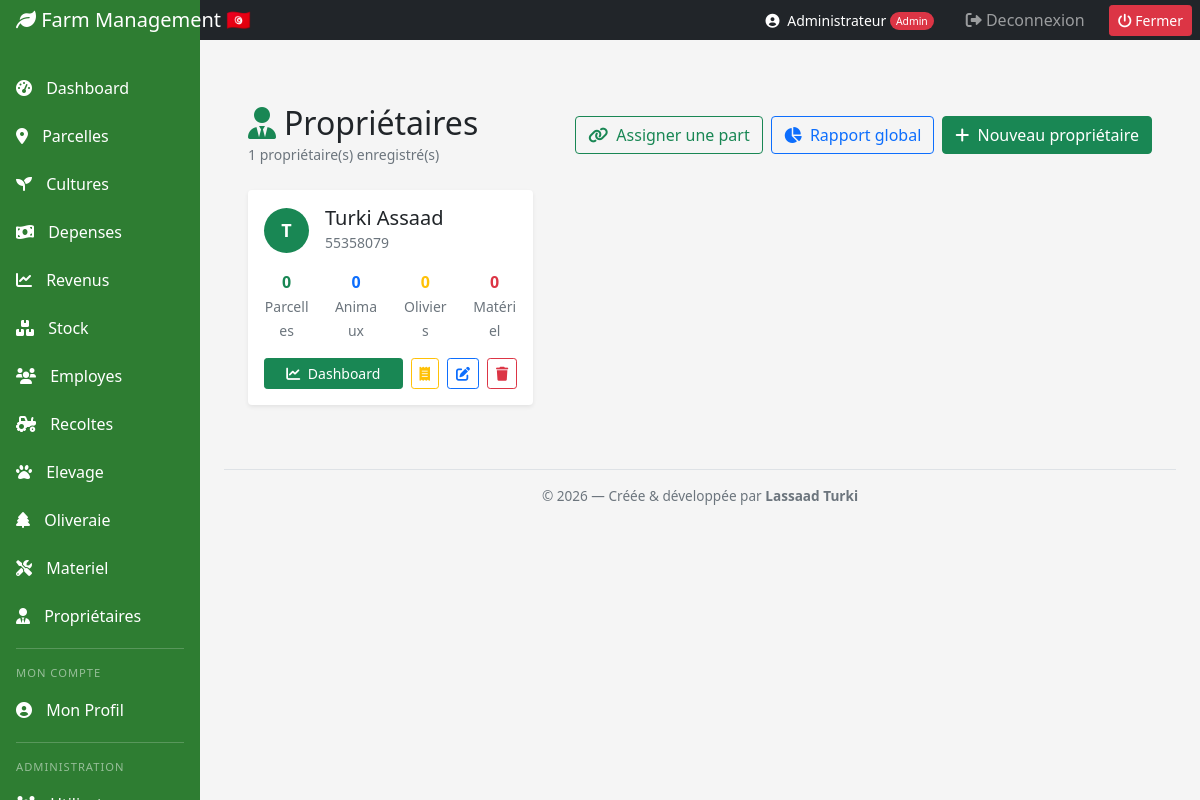
The page /proprietaires (signed in) on the database its author committed.
### models/__init__.py (models this page shows, shortened)
class User(UserMixin, db.Model):
    __tablename__ = 'users'
    id = db.Column(db.Integer, primary_key=True)
    nom = db.Column(db.String(100), nullable=False)
    email = db.Column(db.String(100), unique=True, nullable=False)
    mot_de_passe = db.Column(db.String(255), nullable=False)
    role = db.Column(db.String(50), default='employee')
    date_creation = db.Column(db.DateTime, default=datetime.utcnow)
    is_active = db.Column(db.Boolean, default=True)
    telephone = db.Column(db.String(20))
    adresse = db.Column(db.Text)

class Proprietaire(db.Model):
    __tablename__ = 'proprietaires'
    id = db.Column(db.Integer, primary_key=True)
    nom = db.Column(db.String(100), nullable=False)
    prenom = db.Column(db.String(100))
    telephone = db.Column(db.String(20))
    email = db.Column(db.String(100))
    adresse = db.Column(db.Text)
    notes = db.Column(db.Text)
    date_creation = db.Column(db.DateTime, default=datetime.utcnow)
    parts = db.relationship('PartProprietaire', backref='proprietaire', lazy=True, cascade='all, delete-orphan')
    depenses_perso = db.relationship('DepenseProprietaire', backref='proprietaire', lazy=True, cascade='all, delete-orphan')

### app.py (the view)
@app.route('/proprietaires')
@login_required
def proprietaires():
    all_props = Proprietaire.query.order_by(Proprietaire.nom).all()
    return render_template('proprietaires/index.html', proprietaires=all_props)

### app.py (called while the page is built)
@login_manager.user_loader
def load_user(user_id):
    return db.session.get(User, int(user_id))

### templates/proprietaires/index.html (shortened to what this page needs)
{% extends "base.html" %}
{% block content %}
<div class="container-fluid py-4">
  <div class="d-flex justify-content-between align-items-center mb-4">
    <div>
      <h2 class="mb-0"><i class="fas fa-user-tie text-success me-2"></i>Propriétaires</h2>
      <small class="text-muted">{{ proprietaires|length }} propriétaire(s) enregistré(s)</small>
    </div>
    <div class="d-flex gap-2">
      <a href="{{ url_for('add_part_proprietaire') }}" class="btn btn-outline-success">
        <i class="fas fa-link me-1"></i> Assigner une part
      </a>
      <a href="{{ url_for('rapport_proprietaires') }}" class="btn btn-outline-primary">
        <i class="fas fa-chart-pie me-1"></i> Rapport global
      </a>
      {% if current_user.role in ['admin','manager'] %}
      <a href="{{ url_for('create_proprietaire') }}" class="btn btn-success">
        <i class="fas fa-plus me-1"></i> Nouveau propriétaire
      </a>
      {% endif %}
    </div>
  </div>
  <div class="row">
    {% for prop in proprietaires %}
    <div class="col-md-6 col-lg-4 mb-3">
      <div class="card border-0 shadow-sm h-100">
        <div class="card-body">
          <div class="d-flex align-items-center mb-3">
            <div class="avatar-circle bg-success me-3">{{ prop.nom[0].upper() }}</div>
            <div>
              <h5 class="mb-0">{{ prop.nom }} {{ prop.prenom or '' }}</h5>
              <small class="text-muted">{{ prop.telephone or '—' }}</small>
            </div>
          </div>
          {% set parts = prop.parts %}
          <div class="row text-center mb-3">
            <div class="col-3">
              <div class="fw-bold text-success">{{ parts|selectattr('type_bien','eq','parcelle')|list|length }}</div>
              <small class="text-muted">Parcelles</small>
            </div>
            <div class="col-3">
              <div class="fw-bold text-primary">{{ parts|selectattr('type_bien','eq','animal')|list|length }}</div>
              <small class="text-muted">Animaux</small>
            </div>
            <div class="col-3">
              <div class="fw-bold text-warning">{{ parts|selectattr('type_bien','eq','olivier')|list|length }}</div>
              <small class="text-muted">Oliviers</small>
            </div>
            <div class="col-3">
              <div class="fw-bold text-danger">{{ parts|selectattr('type_bien','eq','materiel')|list|length }}</div>
              <small class="text-muted">Matériel</small>
            </div>
          </div>
          <div class="d-flex gap-2">
            <a href="{{ url_for('proprietaire_dashboard', id=prop.id) }}"
               class="btn btn-sm btn-success flex-grow-1">
              <i class="fas fa-chart-line me-1"></i> Dashboard
            </a>
            <a href="{{ url_for('depenses_proprietaire', id=prop.id) }}"
               class="btn btn-sm btn-outline-warning">
              <i class="fas fa-receipt"></i>
            </a>
            <a href="{{ url_for('edit_proprietaire', id=prop.id) }}"
               class="btn btn-sm btn-outline-primary">
              <i class="fas fa-edit"></i>
            </a>
            {% if current_user.role == 'admin' %}
            <button onclick="deleteProp({{ prop.id }}, '{{ prop.nom }}')"
                    class="btn btn-sm btn-outline-danger">
              <i class="fas fa-trash"></i>
            </button>
            {% endif %}
          </div>
        </div>
      </div>
    </div>
    {% else %}
    <div class="col-12 text-center py-5 text-muted">
      <i class="fas fa-user-tie fa-3x mb-3 d-block"></i>
      Aucun propriétaire enregistré.
    </div>
    {% endfor %}
  </div>
</div>
{% endblock %}

### templates/base.html (shortened to what this page needs)
<!DOCTYPE html>
<html lang="fr">
<head>
    <link href="https://cdn.jsdelivr.net/npm/bootstrap@5.1.3/dist/css/bootstrap.min.css" rel="stylesheet">
    <link href="https://cdnjs.cloudflare.com/ajax/libs/font-awesome/6.0.0/css/all.min.css" rel="stylesheet">
</head>
<body>
    <nav class="navbar navbar-dark sticky-top bg-dark flex-md-nowrap p-0">
        <a class="navbar-brand col-md-3 col-lg-2 me-0 px-3" href="{{ url_for('dashboard') }}">
            <i class="fas fa-leaf"></i> Farm Management 🇹🇳
        </a>
        <div class="navbar-nav ms-auto d-flex flex-row align-items-center">
            {% if current_user.is_authenticated %}
            <span class="text-white me-3 small">
                <i class="fas fa-user-circle me-1"></i>
                {{ current_user.nom }}
                {% if current_user.role == 'admin' %}
                    <span class="role-badge bg-danger text-white">Admin</span>
                {% elif current_user.role == 'manager' %}
                    <span class="role-badge bg-primary text-white">Manager</span>
                {% else %}
                    <span class="role-badge bg-success text-white">Employé</span>
                {% endif %}
            </span>
            {% endif %}
            <div class="nav-item text-nowrap">
                <a class="nav-link px-3" href="{{ url_for('logout') }}">
                    <i class="fas fa-sign-out-alt"></i> Deconnexion
                </a>
            </div>
	    <div class="nav-item text-nowrap">
   		 <button onclick="if(confirm('Fermer l\'application ?')) window.close();"
            	 class="btn btn-sm btn-danger ms-2 me-2">
        	 	<i class="fas fa-power-off"></i> Fermer
    		 </button>
	   </div>
        </div>
    </nav>
    <div class="container-fluid">
        <div class="row">
            <nav class="col-md-3 col-lg-2 d-md-block sidebar">
                <div class="position-sticky pt-3">
                    <ul class="nav flex-column">
                        <li class="nav-item"><a class="nav-link" href="{{ url_for('dashboard') }}"><i class="fas fa-tachometer-alt"></i> Dashboard</a></li>
                        <li class="nav-item"><a class="nav-link" href="{{ url_for('plots') }}"><i class="fas fa-map-marker-alt"></i> Parcelles</a></li>
                        <li class="nav-item"><a class="nav-link" href="{{ url_for('crops') }}"><i class="fas fa-seedling"></i> Cultures</a></li>
                        <li class="nav-item"><a class="nav-link" href="{{ url_for('expenses') }}"><i class="fas fa-money-bill-wave"></i> Depenses</a></li>
                        <li class="nav-item"><a class="nav-link" href="{{ url_for('revenues') }}"><i class="fas fa-chart-line"></i> Revenus</a></li>
                        <li class="nav-item"><a class="nav-link" href="{{ url_for('inventory') }}"><i class="fas fa-boxes"></i> Stock</a></li>
                        <li class="nav-item"><a class="nav-link" href="{{ url_for('employees') }}"><i class="fas fa-users"></i> Employes</a></li>
                        <li class="nav-item"><a class="nav-link" href="{{ url_for('harvests') }}"><i class="fas fa-tractor"></i> Recoltes</a></li>
                        <li class="nav-item"><a class="nav-link" href="{{ url_for('livestock_dashboard') }}"><i class="fas fa-paw"></i> Elevage</a></li>
                        <li class="nav-item"><a class="nav-link" href="{{ url_for('oliviers') }}"><i class="fas fa-tree"></i> Oliveraie</a></li>
                        <li class="nav-item"><a class="nav-link" href="{{ url_for('materiel') }}"><i class="fas fa-tools"></i> Materiel</a></li>
			<li class="nav-item"><a class="nav-link" href="{{ url_for('proprietaires') }}"><i class="fas fa-user-tie"></i> Propriétaires</a></li>
                        <div class="sidebar-divider"></div>
                        <div class="sidebar-section-label">Mon compte</div>
                        <li class="nav-item">
                            <a class="nav-link" href="{{ url_for('profile') }}">
                                <i class="fas fa-user-circle"></i> Mon Profil
                            </a>
                        </li>
                        {% if current_user.is_authenticated and current_user.role == 'admin' %}
                        <div class="sidebar-divider"></div>
                        <div class="sidebar-section-label">Administration</div>
                        <li class="nav-item">
                            <a class="nav-link" href="{{ url_for('admin_users') }}">
                                <i class="fas fa-users-cog"></i> Utilisateurs
                            </a>
                        </li>
                        {% endif %}
                    </ul>
                </div>
            </nav>
            <main class="col-md-9 ms-sm-auto col-lg-10 px-md-4">
                <div class="pt-3 pb-2 mb-3">
                </div>
              {% block content %}{% endblock %}
		<div class="text-center py-3 mt-4" style="border-top: 1px solid #dee2e6; color: #6c757d; font-size: 0.85rem;">
    			© 2026 — Créée &amp; développée par <strong>Lassaad Turki</strong>
		</div>
            </main>
        </div>
    </div>
</body>
</html>

### templates/base.html (style rules this page uses)
:root { --agricultural-green: #2E7D32; }
body { background-color: #f5f5f5; }
.sidebar { position: fixed; top: 0; bottom: 0; left: 0; z-index: 100; padding: 48px 0 0; background-color: var(--agricultural-green); }
.sidebar .nav-link { font-weight: 500; color: white; padding: 0.75rem 1rem; transition: all 0.3s; }
.sidebar .nav-link i { margin-right: 10px; }
.sidebar-divider { border-top: 1px solid rgba(255,255,255,0.2); margin: 0.5rem 1rem; }
.sidebar-section-label { color: rgba(255,255,255,0.5); font-size: 0.7rem; text-transform: uppercase; letter-spacing: 1px; padding: 0.5rem 1rem 0.25rem; }
.navbar-brand { background-color: var(--agricultural-green); }
.role-badge { font-size: 0.65rem; padding: 2px 6px; border-radius: 10px; vertical-align: middle; }

### templates/proprietaires/index.html (style rules this page uses)
.avatar-circle { width: 45px; height: 45px; border-radius: 50%; display: flex; align-items: center; justify-content: center; color: white; font-weight: bold; font-size: 18px; flex-shrink: 0; }

### rows shown on the page
User: nom "Administrateur"
Proprietaire: nom "T", nom "Turki", prenom "Assaad", telephone "55358079", parts "0"

### other values the page prints
{{ proprietaires|length }} "1"
